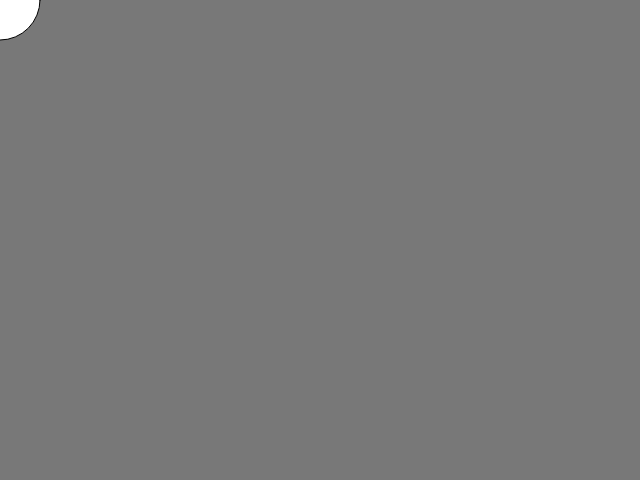
Frame 1 (no input)
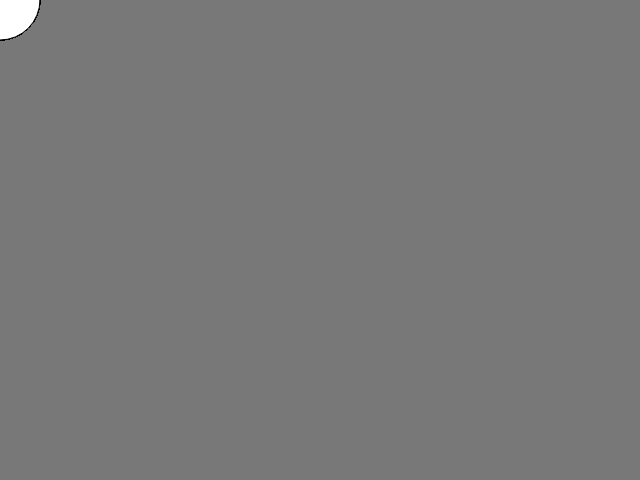
Frame 60 (no input)
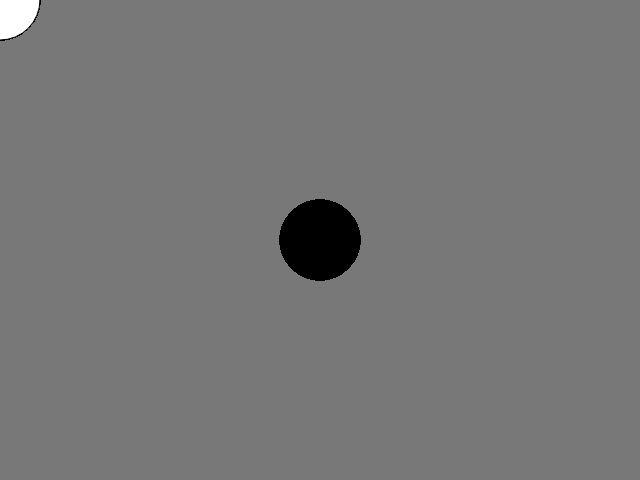
Frame 120 (the mouse pressed at the canvas centre since frame 60)

The p5.js sketch that drew these frames (run headless with seeded random() and noise() and a simulated clock; from frame 60 on, the mouse is pressed at the canvas centre):

// p5.js sketch
// ── sketch.js
function setup(){
    createCanvas(640, 480);
    background(120);

}

function draw(){
    if (mouseIsPressed){
        fill(0);
    }
    else{
        fill(255);
    }
    ellipse(mouseX, mouseY, 80,80);
}
